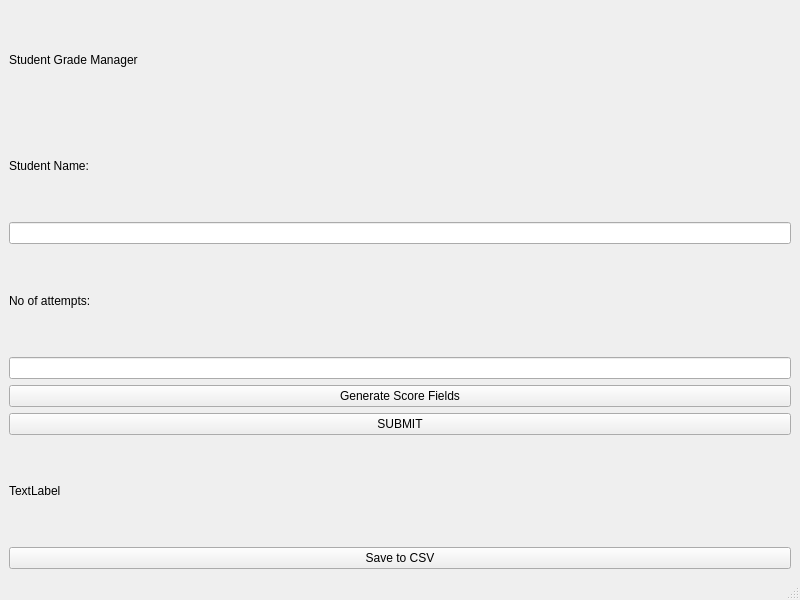
<?xml version="1.0" encoding="UTF-8"?>
<ui version="4.0">
 <class>MainWindow</class>
 <widget class="QMainWindow" name="MainWindow">
  <property name="geometry">
   <rect>
    <x>0</x>
    <y>0</y>
    <width>800</width>
    <height>600</height>
   </rect>
  </property>
  <property name="windowTitle">
   <string>MainWindow</string>
  </property>
  <widget class="QWidget" name="centralwidget">
   <layout class="QVBoxLayout" name="verticalLayout_2">
    <item>
     <layout class="QVBoxLayout" name="verticalLayout">
      <item>
       <widget class="QLabel" name="label">
        <property name="text">
         <string>Student Grade Manager</string>
        </property>
       </widget>
      </item>
      <item>
       <widget class="QLabel" name="label_2">
        <property name="text">
         <string>Student Name:</string>
        </property>
       </widget>
      </item>
      <item>
       <widget class="QLineEdit" name="name_input"/>
      </item>
      <item>
       <widget class="QLabel" name="label_3">
        <property name="text">
         <string>No of attempts:</string>
        </property>
       </widget>
      </item>
      <item>
       <widget class="QLineEdit" name="attempts_input"/>
      </item>
      <item>
       <widget class="QPushButton" name="generate_button">
        <property name="text">
         <string>Generate Score Fields</string>
        </property>
       </widget>
      </item>
      <item>
       <widget class="QPushButton" name="submit_button">
        <property name="text">
         <string>SUBMIT</string>
        </property>
       </widget>
      </item>
      <item>
       <widget class="QLabel" name="status_label">
        <property name="text">
         <string>TextLabel</string>
        </property>
       </widget>
      </item>
      <item>
       <widget class="QPushButton" name="save_button">
        <property name="text">
         <string>Save to CSV</string>
        </property>
       </widget>
      </item>
     </layout>
    </item>
   </layout>
  </widget>
  <widget class="QMenuBar" name="menubar">
   <property name="geometry">
    <rect>
     <x>0</x>
     <y>0</y>
     <width>800</width>
     <height>21</height>
    </rect>
   </property>
  </widget>
  <widget class="QStatusBar" name="statusbar"/>
 </widget>
 <resources/>
 <connections/>
</ui>
